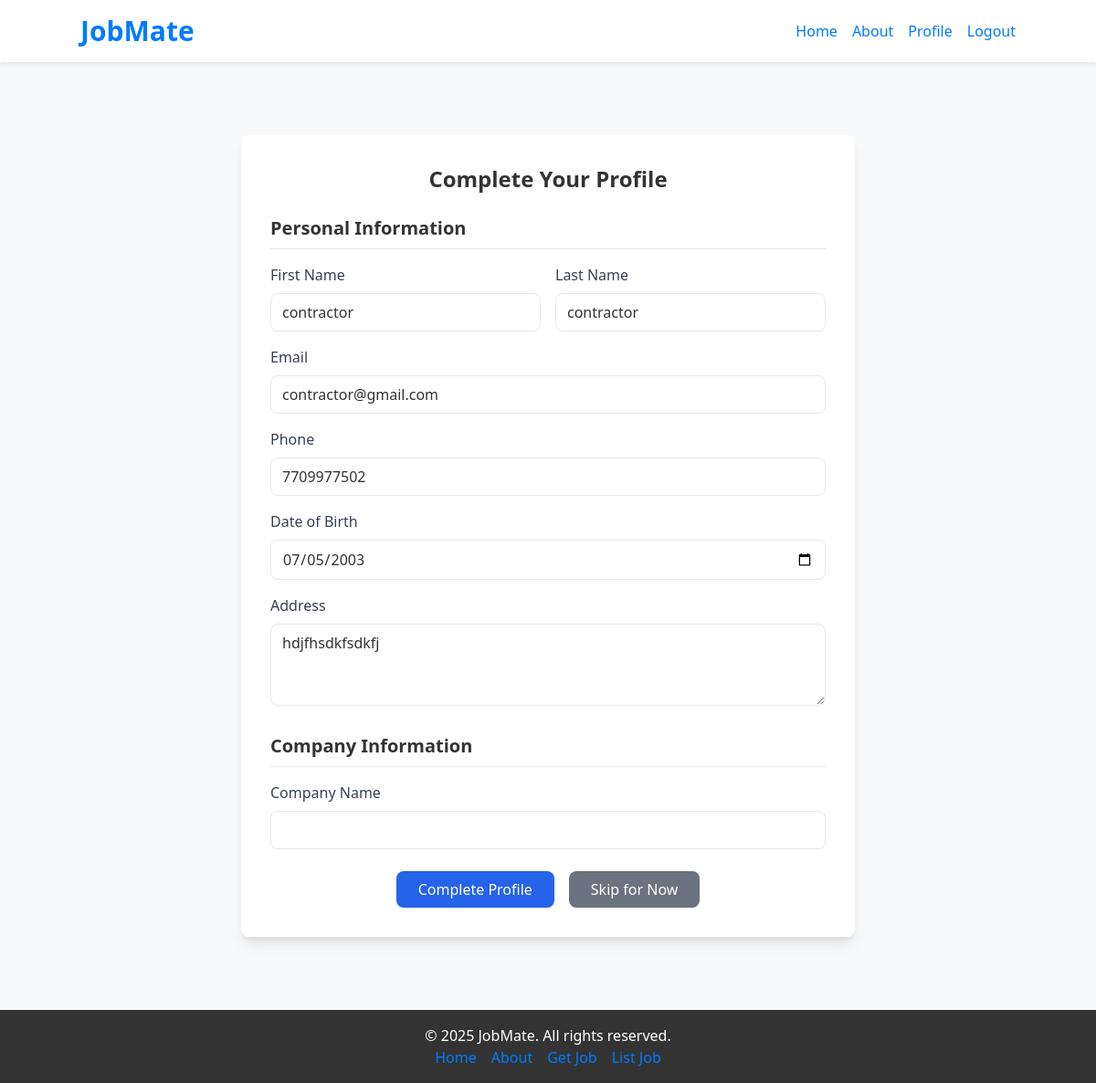
The app's page /accounts/profile/setup/ (signed in) with its own data.
### accounts/models.py (models this page shows)
class CustomUser(AbstractUser):
    ROLE_CHOICES = (
        ('worker', 'Worker'),
        ('contractor', 'Contractor'),
    )
    role = models.CharField(max_length=20, choices=ROLE_CHOICES, default='worker')
    phone = models.CharField(max_length=15, blank=True, null=True)
    address = models.TextField(blank=True, null=True)
    created_at = models.DateTimeField(auto_now_add=True)
    date_of_birth = models.DateField(blank=True, null=True)

### accounts/views.py (the view)
# urls.py: path('profile/setup/', views.profile_setup, name='profile-setup'),
@login_required
def profile_setup(request):
    if request.method == 'POST':
        user_form = CustomUserUpdateForm(request.POST, instance=request.user)
        if request.user.role == 'worker':
            profile_form = WorkerProfileForm(request.POST)
        else:
            profile_form = ContractorProfileForm(request.POST)
        if user_form.is_valid() and profile_form.is_valid():
            user_form.save()
            profile = profile_form.save(commit=False)
            profile.user = request.user
            profile.save()
            messages.success(request, 'Profile completed successfully!')
            return redirect('profile_redirect')
    else:
        user_form = CustomUserUpdateForm(instance=request.user)
        if request.user.role == 'worker':
            profile_form = WorkerProfileForm()
        else:
            profile_form = ContractorProfileForm()
    return render(request, 'profile_setup.html', {
        'user_form': user_form,
        'profile_form': profile_form
    })

### dailywage_website/forms.py
class ContractorProfileForm(forms.ModelForm):
    class Meta:
        model = Contractor
        fields = ['company_name', 'about']  # Add 'about' field
        widgets = {
            'company_name': forms.TextInput(attrs={
                'class': 'w-full px-3 py-2 border rounded-lg focus:outline-none focus:ring-2 focus:ring-blue-600'
            }),
            'about': forms.Textarea(attrs={
                'class': 'w-full px-3 py-2 border rounded-lg focus:outline-none focus:ring-2 focus:ring-blue-600',
                'rows': 4
            })
        }

### templates/profile_setup.html (shortened to what this page needs)
{% extends "base.html" %}
{% block content %}
<div class="container mx-auto mt-10 mb-10">
    <div class="max-w-2xl mx-auto bg-white p-8 rounded-lg shadow-lg">
        <h2 class="text-2xl font-bold mb-6 text-center">Complete Your Profile</h2>
        <form method="post" class="space-y-6">
            <div class="space-y-4">
                <h3 class="text-xl font-semibold border-b pb-2">Personal Information</h3>
                <div class="grid grid-cols-2 gap-4">
                    <div>
                        <label class="block text-gray-700 font-medium mb-2">First Name</label>
                        {{ user_form.first_name }}
                    </div>
                    <div>
                        <label class="block text-gray-700 font-medium mb-2">Last Name</label>
                        {{ user_form.last_name }}
                    </div>
                </div>
                <div>
                    <label class="block text-gray-700 font-medium mb-2">Email</label>
                    {{ user_form.email }}
                </div>
                <div>
                    <label class="block text-gray-700 font-medium mb-2">Phone</label>
                    {{ user_form.phone }}
                </div>
                <div>
                    <label class="block text-gray-700 font-medium mb-2">Date of Birth</label>
                    {{ user_form.date_of_birth }}
                </div>
                <div>
                    <label class="block text-gray-700 font-medium mb-2">Address</label>
                    {{ user_form.address }}
                </div>
            </div>
            {% if user.role == 'worker' %}
            <div class="space-y-4">
                <h3 class="text-xl font-semibold border-b pb-2">Professional Information</h3>
                <div>
                    <label class="block text-gray-700 font-medium mb-2">Experience (in years)</label>
                    {{ profile_form.experience }}
                </div>
                <div>
                    <label class="block text-gray-700 font-medium mb-2">Location</label>
                    {{ profile_form.location }}
                </div>
                <div>
                    <label class="block text-gray-700 font-medium mb-2">Availability</label>
                    {{ profile_form.availability }}
                </div>
            </div>
            {% else %}
            <div class="space-y-4">
                <h3 class="text-xl font-semibold border-b pb-2">Company Information</h3>
                <div>
                    <label class="block text-gray-700 font-medium mb-2">Company Name</label>
                    {{ profile_form.company_name }}
                </div>
            </div>
            {% endif %}
            <div class="flex justify-center space-x-4">
                <button type="submit" class="bg-blue-600 text-white px-6 py-2 rounded-lg hover:bg-blue-700">
                    Complete Profile
                </button>
                <a href="{% url 'home' %}" class="bg-gray-500 text-white px-6 py-2 rounded-lg hover:bg-gray-600">
                    Skip for Now
                </a>
            </div>
        </form>
    </div>
</div>
{% endblock %}

### static/css/styles.css (style rules this page uses)
body { display: flex; flex-direction: column; min-height: 100vh; background-color: #f8f9fa; color: #333333; }

### records on screen
CustomUser: first_name "contractor", last_name "contractor", email "contractor@gmail.com", phone "7709977502", date_of_birth "07/05/2003", address "hdjfhsdkfsdkfj"
